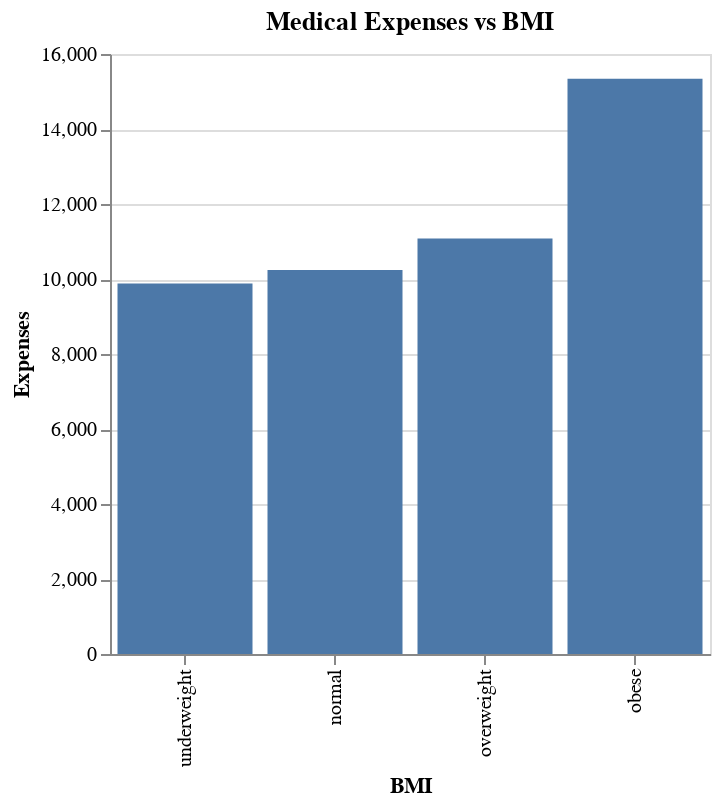

The cell this chart's notebook holds for it:
### Markdown cell above
**Let's see if medical expenses tend to change with the BMI of a person**

### Code cell
training_df = X_train
training_df['charges'] = y_train

training_df['bmi_cat'] = 'normal'
training_df.loc[training_df['bmi'] < 18.5,'bmi_cat'] = 'underweight'
training_df.loc[training_df['bmi'] > 25,'bmi_cat'] = 'overweight'
training_df.loc[training_df['bmi'] > 30,'bmi_cat'] = 'obese'


alt.Chart(training_df.groupby(['bmi_cat']).mean().reset_index()).mark_bar().encode(
    alt.X('bmi_cat', title = 'BMI', sort=['underweight', 'normal', 'overweight', 'obese']),
    alt.Y('charges:Q', title = 'Expenses')
).properties(title='Medical Expenses vs BMI', width=300)

### Figure 1 — Vega-Lite specification as saved in the notebook (floating-point values rounded to 4 significant figures)
{"$schema": "https://vega.github.io/schema/vega-lite/v3.4.0.json", "config": {"mark": {"tooltip": null}, "view": {"height": 300, "width": 400}}, "data": {"name": "data-1697d828ebf31b3ce0949f253f5bf30a"}, "datasets": {"data-1697d828ebf31b3ce0949f253f5bf30a": [{"age": 36.1, "bmi": 22.6, "bmi_cat": "normal", "charges": 10240.0, "children": 1.064}, {"age": 40.65, "bmi": 35.16, "bmi_cat": "obese", "charges": 15340.0, "children": 1.118}, {"age": 38.86, "bmi": 27.61, "bmi_cat": "overweight", "charges": 11080.0, "children": 1.019}, {"age": 33.06, "bmi": 17.56, "bmi_cat": "underweight", "charges": 9877.0, "children": 1.188}]}, "encoding": {"x": {"field": "bmi_cat", "sort": ["underweight", "normal", "overweight", "obese"], "title": "BMI", "type": "nominal"}, "y": {"field": "charges", "title": "Expenses", "type": "quantitative"}}, "mark": "bar", "title": "Medical Expenses vs BMI", "width": 300}
